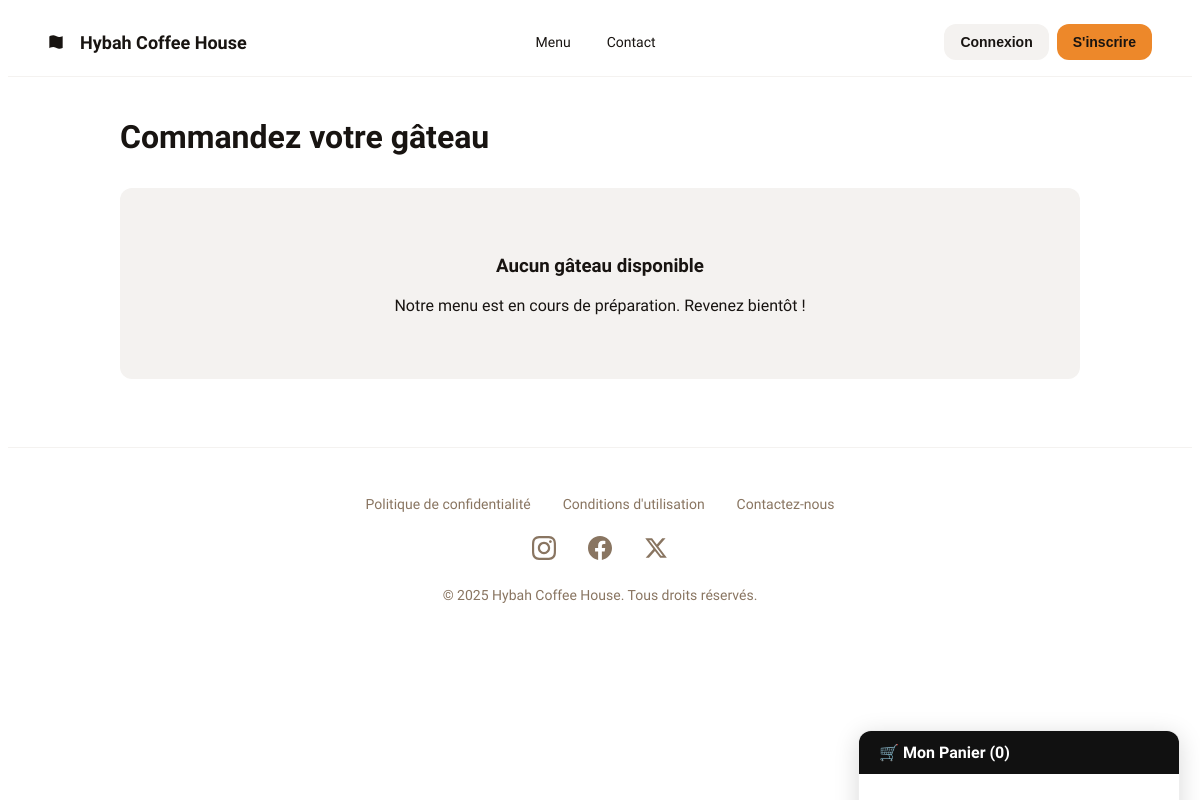
Before: /gateaux/ with the older database file.
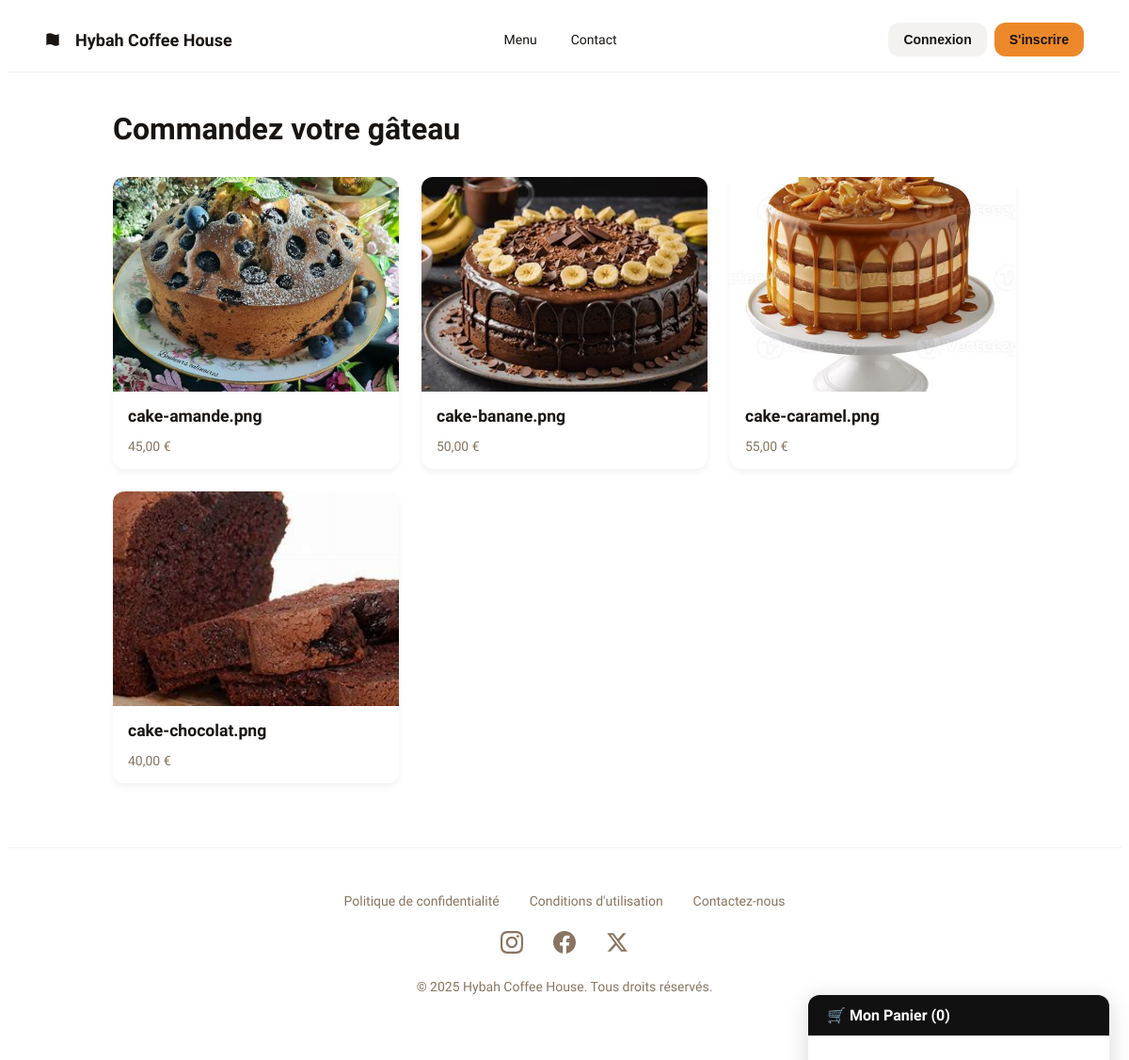
After: the same page with the newer database file.
### gateaux/models.py (models this page shows, shortened)
class Gateau(models.Model):
    nom = models.CharField(max_length=100)
    description = models.TextField()
    prix = models.DecimalField(max_digits=6, decimal_places=2)
    photo = models.ImageField(upload_to='photos_gateaux/', null=True, blank=True)
    class Meta:
        verbose_name = "gâteau"
        verbose_name_plural = "gâteaux"

### gateaux/views.py (the view)
# urls.py: path('', views.liste_gateaux, name='liste_gateaux'),
def liste_gateaux(request):
    tous_les_gateaux = Gateau.objects.all()
    context = { 'gateaux': tous_les_gateaux,
               'show_panier': True,}
    return render(request, 'gateaux/liste_gateaux.html', context)

### gateaux/templates/gateaux/liste_gateaux.html
{% extends 'base.html' %}
{% load static %}
{% block content %}
    <h1>Commandez votre gâteau</h1>
    <div class="menu-grid" style="margin-top: 2rem;">
        {% for gateau in gateaux %}
            <a href="{% url 'detail_gateau' gateau.id %}" class="product-card" style="text-decoration: none; color: inherit;">
                {% if gateau.photo %}
                    <img src="{{ gateau.photo.url }}" alt="{{ gateau.nom }}">
                {% else %}
                    <img src="https://via.placeholder.com/400x300.png?text=Image+Indisponible" alt="Image indisponible">
                {% endif %}
                <div class="product-card-body">
                    <h3>{{ gateau.nom }}</h3>
                    <p>{{ gateau.prix }} €</p>
                </div>
            </a>
        {% empty %}
            <div class="empty-cart" style="grid-column: 1 / -1;">
                <h3>Aucun gâteau disponible</h3>
                <p>Notre menu est en cours de préparation. Revenez bientôt !</p>
            </div>
        {% endfor %}
    </div>
{% endblock %}
{% block panier_chatbot %}
    {% include 'partials/panier_chatbot.html' %}
{% endblock %}

### templates/base.html (shortened to what this page needs)
{% load static %}
<!DOCTYPE html>
<html lang="fr">
<head>
    <link rel="stylesheet" href="{% static 'comptes/style.css' %}">
</head>
<body>
    <header>
        <a href="{% url 'accueil' %}" class="header-logo">
            <svg viewBox="0 0 48 48" fill="none" xmlns="http://www.w3.org/2000/svg"><path d="M4 42.4379C4 42.4379 14.0962 36.0744 24 41.1692C35.0664 46.8624 44 42.2078 44 42.2078L44 7.01134C44 7.01134 35.068 11.6577 24.0031 5.96913C14.0971 0.876274 4 7.27094 4 7.27094L4 42.4379Z" fill="currentColor"></path></svg>
            <h2>Hybah Coffee House</h2>
        </a>
<nav class="header-nav">
<nav class="header-nav">
    <a href="{% url 'menu' %}">Menu</a>
    <a href="#">Contact</a>
</nav>
</nav>
        <div class="header-actions">
            {% if user.is_authenticated %}
                <a href="{% url 'historique' %}"><button class="btn btn-secondary">Mes Commandes</button></a>
                <form action="{% url 'deconnexion' %}" method="post">
                    {% csrf_token %}
                    <button type="submit" class="btn btn-primary">Déconnexion</button>
                </form>
            {% else %}
                <a href="{% url 'connexion' %}"><button class="btn btn-secondary">Connexion</button></a>
                <a href="{% url 'inscription' %}"><button class="btn btn-primary">S'inscrire</button></a>
            {% endif %}
        </div>
    </header>
    <main class="container-main">
        {% block content %}{% endblock %}
    </main>
<footer>
    <div class="footer-links">
        <a href="{% url 'politique' %}">Politique de confidentialité</a>
        <a href="{% url 'conditions' %}">Conditions d'utilisation</a>
        <a href="{% url 'contact' %}">Contactez-nous</a>
    </div>
    <div class="social-links">
        <a href="https://www.instagram.com/hybah_coffee_house?utm_source=ig_web_button_share_sheet&igsh=ZDNlZDc0MzIxNw==" target="_blank" title="Instagram">
        </a>
        <a href="https://web.facebook.com/gringosfastfood/about_profile_transparency" target="_blank" title="Facebook">
        </a>
        <a href="https://twitter.com" target="_blank" title="Twitter">
            <svg width="24" height="24" viewBox="0 0 24 24" fill="currentColor" role="img" aria-label="Twitter"><path d="M18.244 2.25h3.308l-7.227 8.26 8.502 11.24H16.17l-5.214-6.817L4.99 21.75H1.68l7.73-8.835L1.254 2.25H8.08l4.713 6.231zm-1.161 17.52h1.833L7.084 4.126H5.117z"></path></svg>
        </a>
    </div>
    <p>© 2025 Hybah Coffee House. Tous droits réservés.</p>
</footer>
    {% block panier_chatbot %}{% endblock %}
</body>
</html>

### templates/partials/panier_chatbot.html (shortened to what this page needs)
<div id="panier-chatbot" class="panier-hidden">
    <div id="panier-header" onclick="togglePanier()">
        🛒 Mon Panier (<span id="panier-count">0</span>)
    </div>
    <div id="panier-body">
    </div>
</div>

### comptes/static/comptes/style.css (style rules this page uses)
:root { --primary-color: #ed882a; --dark-color: #181411; --light-gray-color: #f4f2f0; --text-color: #181411; --text-muted-color: #897561; }
body { font-family: 'Plus Jakarta Sans', 'Noto Sans', sans-serif; color: var(--text-color); background-color: #FFFFFF; }
.container-main { max-width: 960px; margin: 0 auto; padding: 20px 40px; }
h1, h2, h3 { font-weight: 800; }
a { color: var(--primary-color); text-decoration: none; }
.btn { display: inline-flex; align-items: center; justify-content: center; padding: 0.625rem 1rem; border-radius: 0.75rem; font-weight: 700; font-size: 0.875rem; border: none; cursor: pointer; transition: background-color 0.2s; }
.btn-primary { background-color: var(--primary-color); color: var(--dark-color); }
.btn-secondary { background-color: var(--light-gray-color); color: var(--dark-color); }
header { display: flex; align-items: center; justify-content: space-between; padding: 1rem 2.5rem; border-bottom: 1px solid var(--light-gray-color); background-color: white; }
.header-logo { display: flex; align-items: center; gap: 1rem; color: var(--dark-color); text-decoration: none; }
.header-logo svg { width: 1rem; height: 1rem; }
.header-logo h2 { font-size: 1.125rem; font-weight: 700; }
.header-nav { display: flex; align-items: center; gap: 2.25rem; }
.header-nav a { color: var(--dark-color); font-size: 0.875rem; font-weight: 500; text-decoration: none; }
.header-actions { display: flex; gap: 0.5rem; }
.menu-grid { display: grid; grid-template-columns: repeat(auto-fit, minmax(250px, 1fr)); gap: 1.5rem; }
.product-card { background-color: white; border-radius: 0.75rem; overflow: hidden; box-shadow: 0 4px 6px rgba(0,0,0,0.05); transition: transform 0.2s, box-shadow 0.2s; display: flex; flex-direction: column; }
.product-card img { width: 100%; aspect-ratio: 4 / 3; object-fit: cover; }
.product-card-body { padding: 1rem; flex-grow: 1; }
.product-card-body h3 { font-size: 1.1rem; margin-top: 0; margin-bottom: 0.5rem; }
.product-card-body p { font-size: 0.875rem; color: var(--text-muted-color); margin-bottom: 0; }
footer { text-align: center; padding: 3rem 1rem; border-top: 1px solid var(--light-gray-color); margin-top: 3rem; }
footer .footer-links, footer .social-links { display: flex; justify-content: center; gap: 2rem; margin-bottom: 1.5rem; }
footer a, footer p { color: var(--text-muted-color); font-size: 0.875rem; }
.header-logo { display: flex; align-items: center; gap: 1rem; color: var(--dark-color); text-decoration: none; font-weight: 700; }
.header-logo h2 { font-size: 1.125rem; margin: 0; }
.header-nav { display: flex; gap: 2.25rem; flex-grow: 1; justify-content: center; }
.header-actions { display: flex; align-items: center; gap: 0.5rem; }

### templates/partials/panier_chatbot.html (style rules this page uses)
#panier-chatbot { position: fixed; bottom: 20px; right: 20px; width: 320px; background-color: white; border-radius: 12px; box-shadow: 0 5px 25px rgba(0,0,0,0.15); transition: transform 0.3s ease-in-out; z-index: 1000; border: 1px solid #eee; }
#panier-header { background-color: #111; color: white; padding: 12px 20px; border-top-left-radius: 12px; border-top-right-radius: 12px; cursor: pointer; font-weight: 700; }
#panier-body { padding: 20px; max-height: 400px; overflow-y: auto; }
.panier-hidden { transform: translateY(calc(100% - 50px)); }

Changed rows visible on the page:
added Gateau: photo (picture), nom "cake-amande.png", prix "45,00"
added Gateau: photo (picture), nom "cake-banane.png", prix "50,00"
added Gateau: photo (picture), nom "cake-caramel.png", prix "55,00"
added Gateau: photo (picture), nom "cake-chocolat.png", prix "40,00"
Other visible differences:
text no longer shown: "Aucun gâteau disponible Notre menu est en cours de préparation. Revenez bientôt !"
